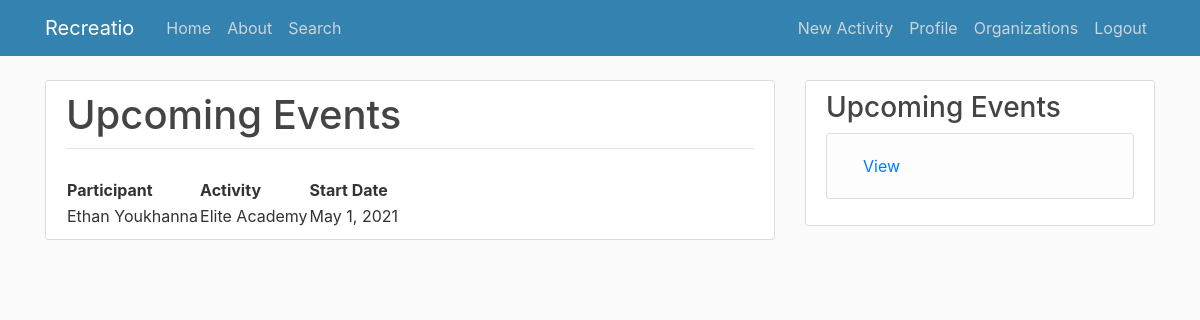
Screenshot of /upcoming/ (signed in) with the database file from the repository.
### users/models.py (models this page shows, shortened)
class Child(models.Model):
    first_name = models.CharField(max_length=20)
    last_name = models.CharField(max_length=30)
    birth_date = models.DateField()
    parent = models.ManyToManyField(Profile)
    activities = models.ManyToManyField(Activities)

class Activities(models.Model):
    start_date = models.DateField(verbose_name="Start Date (YYYY-MM-DD)")
    end_date = models.DateField(verbose_name="End Date (YYYY-MM-DD)")
    age_group_young = models.IntegerField(default = 0, verbose_name="Youngest Age") #flag year of birth
    age_group_old = models.IntegerField(default = 20, verbose_name="Oldest Age") #flag year of birth
    reg_start = models.DateField(verbose_name="Registration Start Date (YYYY-MM-DD)")  #set up when registration is open
    reg_end = models.DateField(verbose_name="Registration End Date (YYYY-MM-DD)")   #set up when registration is closed
    max_size = models.IntegerField(default = 0, verbose_name="Registration Maximum")    #set up the size of a class
    description = models.CharField(max_length=300)
    organization = models.ForeignKey(Organization, on_delete=models.CASCADE)
    title = models.CharField(max_length = 100)
    date_posted = models.DateTimeField(default=timezone.now)
    author = models.ForeignKey(User, on_delete=models.CASCADE)

### users/views.py (the view)
# urls.py: path('upcoming/', user_views.upcoming_activities, name='upcoming'),
def upcoming_activities(request):
    profile = request.user
    profile_id = Profile.objects.get(user_id = profile.id)
    children = Child.objects.filter(parent__id = profile_id.id)
    children_activities = []
    activities = []
    for child in children:
        activities.append(Activities.objects.filter(child__id = child.id).order_by("start_date"))
    activities = list(dict.fromkeys(activities))
    for i in range(len(children)):
        children_activities.append([children[i], activities[i]])
    context = {
        'children_activities': children_activities,
    }
    return render(request, 'users/upcoming.html', context)

### users/templates/users/upcoming.html
{% extends "web/base.html" %}
{% block content %}
<body>
    <article class="media content-section">
    <div class="media-body">
        <div class="article-metadata">
            <h3 class = "account-heading">Upcoming Events</h3>
        </div>
        <br>
        <table>
            <tr>
                <th>Participant</th>
                <th>Activity</th>
                <th>Start Date</th>
            </tr>
            {% for child, activity in children_activities %}
                    {% for item in activity %}
                    <tr>
                        <td>
                            {{child.first_name}} {{child.last_name}}
                        </td>
                        <td>
                        {{item.title}}
                        </td>
                        <td>
                            {{item.start_date}}
                        </td>
                    </tr>
                    {% endfor%}
            {% endfor%}
        </table>
    </div>
    </article>
</body>
{% endblock content %}

### web/static/web/main.css (style rules this page uses)
body { background: #fafafac0; color: #333333; margin-top: 5rem; }
h1, h2, h3, h4, h5, h6 { color: #444444; }
.content-section { background: #ffffff; padding: 10px 20px; border: 1px solid #dddddd; border-radius: 3px; margin-bottom: 20px; }
.article-metadata { padding-bottom: 1px; margin-bottom: 4px; border-bottom: 1px solid #e3e3e3 }
.account-heading { font-size: 2.5rem; }

### rows the page displays
Child: first_name "Ethan", last_name "Youkhanna"
Activities: title "Elite Academy", start_date "May 1, 2021"
